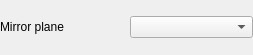
<?xml version="1.0" encoding="UTF-8"?>
<ui version="4.0">
 <class>PartDesignGui::TaskMirroredParameters</class>
 <widget class="QWidget" name="PartDesignGui::TaskMirroredParameters">
  <property name="geometry">
   <rect>
    <x>0</x>
    <y>0</y>
    <width>253</width>
    <height>55</height>
   </rect>
  </property>
  <property name="windowTitle">
   <string notr="true">Form</string>
  </property>
  <layout class="QVBoxLayout" name="verticalLayout">
   <property name="leftMargin">
    <number>0</number>
   </property>
   <property name="topMargin">
    <number>0</number>
   </property>
   <property name="rightMargin">
    <number>0</number>
   </property>
   <property name="bottomMargin">
    <number>0</number>
   </property>
   <item>
    <layout class="QHBoxLayout" name="horizontalLayout">
     <item>
      <widget class="QLabel" name="labelPlane">
       <property name="text">
        <string>Mirror plane</string>
       </property>
      </widget>
     </item>
     <item>
      <widget class="QComboBox" name="comboPlane"/>
     </item>
    </layout>
   </item>
  </layout>
 </widget>
 <tabstops>
  <tabstop>comboPlane</tabstop>
 </tabstops>
 <resources/>
 <connections/>
</ui>
